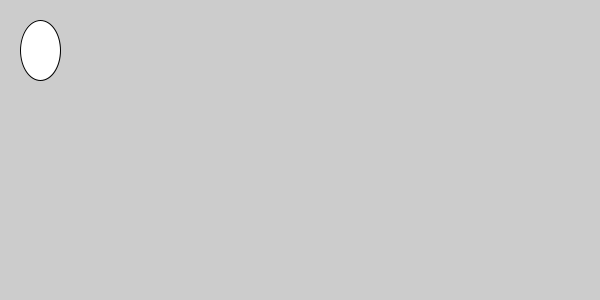
Frame 1 (no input)
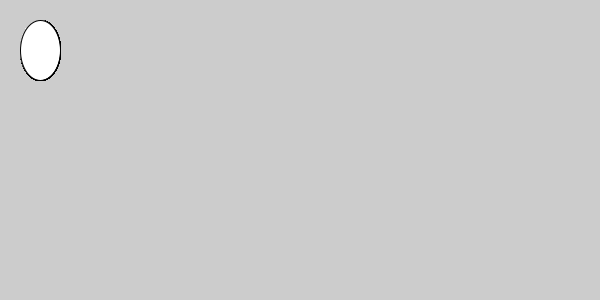
Frame 60 (the mouse pressed at the canvas centre just before this capture)
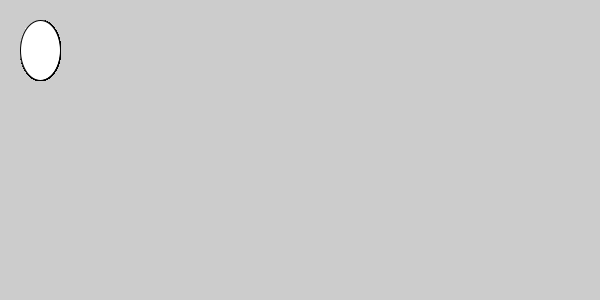
Frame 120 (the mouse held since frame 60 and released just before this capture)

The Processing sketch that drew these frames (run headless with seeded random() and noise(); from frame 60 on, the mouse is pressed at the canvas centre):

// Processing sketch: sketch_ellipse3
// ── sketch_ellipse3.pde
void setup() {
  size(600,300);
};

void draw() {
  ellipseMode(CORNERS);
  ellipse(20,20,60,80);
};
